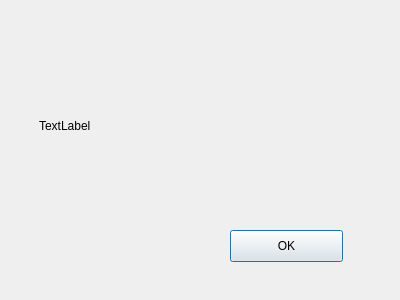
<?xml version="1.0" encoding="UTF-8"?>
<ui version="4.0">
 <class>ErrorDialog</class>
 <widget class="QDialog" name="ErrorDialog">
  <property name="geometry">
   <rect>
    <x>0</x>
    <y>0</y>
    <width>400</width>
    <height>300</height>
   </rect>
  </property>
  <property name="windowTitle">
   <string>Dialog</string>
  </property>
  <widget class="QLabel" name="label">
   <property name="geometry">
    <rect>
     <x>39</x>
     <y>35</y>
     <width>331</width>
     <height>181</height>
    </rect>
   </property>
   <property name="text">
    <string>TextLabel</string>
   </property>
  </widget>
  <widget class="QPushButton" name="pushButton">
   <property name="geometry">
    <rect>
     <x>230</x>
     <y>230</y>
     <width>113</width>
     <height>32</height>
    </rect>
   </property>
   <property name="text">
    <string>OK</string>
   </property>
  </widget>
 </widget>
 <resources/>
 <connections>
  <connection>
   <sender>pushButton</sender>
   <signal>clicked()</signal>
   <receiver>ErrorDialog</receiver>
   <slot>accept()</slot>
   <hints>
    <hint type="sourcelabel">
     <x>286</x>
     <y>245</y>
    </hint>
    <hint type="destinationlabel">
     <x>199</x>
     <y>149</y>
    </hint>
   </hints>
  </connection>
 </connections>
</ui>
